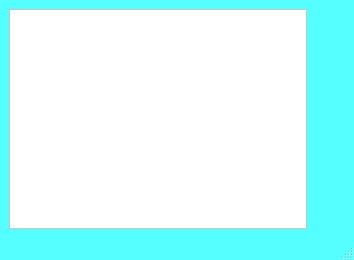
<?xml version="1.0" encoding="UTF-8"?>
<ui version="4.0">
 <class>ModificarEditar_Cuenta</class>
 <widget class="QMainWindow" name="ModificarEditar_Cuenta">
  <property name="geometry">
   <rect>
    <x>0</x>
    <y>0</y>
    <width>354</width>
    <height>260</height>
   </rect>
  </property>
  <property name="minimumSize">
   <size>
    <width>300</width>
    <height>260</height>
   </size>
  </property>
  <property name="maximumSize">
   <size>
    <width>800</width>
    <height>600</height>
   </size>
  </property>
  <property name="palette">
   <palette>
    <active>
     <colorrole role="WindowText">
      <brush brushstyle="SolidPattern">
       <color alpha="255">
        <red>0</red>
        <green>0</green>
        <blue>0</blue>
       </color>
      </brush>
     </colorrole>
     <colorrole role="Button">
      <brush brushstyle="SolidPattern">
       <color alpha="255">
        <red>85</red>
        <green>255</green>
        <blue>255</blue>
       </color>
      </brush>
     </colorrole>
     <colorrole role="Light">
      <brush brushstyle="SolidPattern">
       <color alpha="255">
        <red>213</red>
        <green>255</green>
        <blue>255</blue>
       </color>
      </brush>
     </colorrole>
     <colorrole role="Midlight">
      <brush brushstyle="SolidPattern">
       <color alpha="255">
        <red>149</red>
        <green>255</green>
        <blue>255</blue>
       </color>
      </brush>
     </colorrole>
     <colorrole role="Dark">
      <brush brushstyle="SolidPattern">
       <color alpha="255">
        <red>42</red>
        <green>127</green>
        <blue>127</blue>
       </color>
      </brush>
     </colorrole>
     <colorrole role="Mid">
      <brush brushstyle="SolidPattern">
       <color alpha="255">
        <red>56</red>
        <green>170</green>
        <blue>170</blue>
       </color>
      </brush>
     </colorrole>
     <colorrole role="Text">
      <brush brushstyle="SolidPattern">
       <color alpha="255">
        <red>0</red>
        <green>0</green>
        <blue>0</blue>
       </color>
      </brush>
     </colorrole>
     <colorrole role="BrightText">
      <brush brushstyle="SolidPattern">
       <color alpha="255">
        <red>255</red>
        <green>255</green>
        <blue>255</blue>
       </color>
      </brush>
     </colorrole>
     <colorrole role="ButtonText">
      <brush brushstyle="SolidPattern">
       <color alpha="255">
        <red>0</red>
        <green>0</green>
        <blue>0</blue>
       </color>
      </brush>
     </colorrole>
     <colorrole role="Base">
      <brush brushstyle="SolidPattern">
       <color alpha="255">
        <red>255</red>
        <green>255</green>
        <blue>255</blue>
       </color>
      </brush>
     </colorrole>
     <colorrole role="Window">
      <brush brushstyle="SolidPattern">
       <color alpha="255">
        <red>85</red>
        <green>255</green>
        <blue>255</blue>
       </color>
      </brush>
     </colorrole>
     <colorrole role="Shadow">
      <brush brushstyle="SolidPattern">
       <color alpha="255">
        <red>0</red>
        <green>0</green>
        <blue>0</blue>
       </color>
      </brush>
     </colorrole>
     <colorrole role="AlternateBase">
      <brush brushstyle="SolidPattern">
       <color alpha="255">
        <red>170</red>
        <green>255</green>
        <blue>255</blue>
       </color>
      </brush>
     </colorrole>
     <colorrole role="ToolTipBase">
      <brush brushstyle="SolidPattern">
       <color alpha="255">
        <red>255</red>
        <green>255</green>
        <blue>220</blue>
       </color>
      </brush>
     </colorrole>
     <colorrole role="ToolTipText">
      <brush brushstyle="SolidPattern">
       <color alpha="255">
        <red>0</red>
        <green>0</green>
        <blue>0</blue>
       </color>
      </brush>
     </colorrole>
    </active>
    <inactive>
     <colorrole role="WindowText">
      <brush brushstyle="SolidPattern">
       <color alpha="255">
        <red>0</red>
        <green>0</green>
        <blue>0</blue>
       </color>
      </brush>
     </colorrole>
     <colorrole role="Button">
      <brush brushstyle="SolidPattern">
       <color alpha="255">
        <red>85</red>
        <green>255</green>
        <blue>255</blue>
       </color>
      </brush>
     </colorrole>
     <colorrole role="Light">
      <brush brushstyle="SolidPattern">
       <color alpha="255">
        <red>213</red>
        <green>255</green>
        <blue>255</blue>
       </color>
      </brush>
     </colorrole>
     <colorrole role="Midlight">
      <brush brushstyle="SolidPattern">
       <color alpha="255">
        <red>149</red>
        <green>255</green>
        <blue>255</blue>
       </color>
      </brush>
     </colorrole>
     <colorrole role="Dark">
      <brush brushstyle="SolidPattern">
       <color alpha="255">
        <red>42</red>
        <green>127</green>
        <blue>127</blue>
       </color>
      </brush>
     </colorrole>
     <colorrole role="Mid">
      <brush brushstyle="SolidPattern">
       <color alpha="255">
        <red>56</red>
        <green>170</green>
        <blue>170</blue>
       </color>
      </brush>
     </colorrole>
     <colorrole role="Text">
      <brush brushstyle="SolidPattern">
       <color alpha="255">
        <red>0</red>
        <green>0</green>
        <blue>0</blue>
       </color>
      </brush>
     </colorrole>
     <colorrole role="BrightText">
      <brush brushstyle="SolidPattern">
       <color alpha="255">
        <red>255</red>
        <green>255</green>
        <blue>255</blue>
       </color>
      </brush>
     </colorrole>
     <colorrole role="ButtonText">
      <brush brushstyle="SolidPattern">
       <color alpha="255">
        <red>0</red>
        <green>0</green>
        <blue>0</blue>
       </color>
      </brush>
     </colorrole>
     <colorrole role="Base">
      <brush brushstyle="SolidPattern">
       <color alpha="255">
        <red>255</red>
        <green>255</green>
        <blue>255</blue>
       </color>
      </brush>
     </colorrole>
     <colorrole role="Window">
      <brush brushstyle="SolidPattern">
       <color alpha="255">
        <red>85</red>
        <green>255</green>
        <blue>255</blue>
       </color>
      </brush>
     </colorrole>
     <colorrole role="Shadow">
      <brush brushstyle="SolidPattern">
       <color alpha="255">
        <red>0</red>
        <green>0</green>
        <blue>0</blue>
       </color>
      </brush>
     </colorrole>
     <colorrole role="AlternateBase">
      <brush brushstyle="SolidPattern">
       <color alpha="255">
        <red>170</red>
        <green>255</green>
        <blue>255</blue>
       </color>
      </brush>
     </colorrole>
     <colorrole role="ToolTipBase">
      <brush brushstyle="SolidPattern">
       <color alpha="255">
        <red>255</red>
        <green>255</green>
        <blue>220</blue>
       </color>
      </brush>
     </colorrole>
     <colorrole role="ToolTipText">
      <brush brushstyle="SolidPattern">
       <color alpha="255">
        <red>0</red>
        <green>0</green>
        <blue>0</blue>
       </color>
      </brush>
     </colorrole>
    </inactive>
    <disabled>
     <colorrole role="WindowText">
      <brush brushstyle="SolidPattern">
       <color alpha="255">
        <red>42</red>
        <green>127</green>
        <blue>127</blue>
       </color>
      </brush>
     </colorrole>
     <colorrole role="Button">
      <brush brushstyle="SolidPattern">
       <color alpha="255">
        <red>85</red>
        <green>255</green>
        <blue>255</blue>
       </color>
      </brush>
     </colorrole>
     <colorrole role="Light">
      <brush brushstyle="SolidPattern">
       <color alpha="255">
        <red>213</red>
        <green>255</green>
        <blue>255</blue>
       </color>
      </brush>
     </colorrole>
     <colorrole role="Midlight">
      <brush brushstyle="SolidPattern">
       <color alpha="255">
        <red>149</red>
        <green>255</green>
        <blue>255</blue>
       </color>
      </brush>
     </colorrole>
     <colorrole role="Dark">
      <brush brushstyle="SolidPattern">
       <color alpha="255">
        <red>42</red>
        <green>127</green>
        <blue>127</blue>
       </color>
      </brush>
     </colorrole>
     <colorrole role="Mid">
      <brush brushstyle="SolidPattern">
       <color alpha="255">
        <red>56</red>
        <green>170</green>
        <blue>170</blue>
       </color>
      </brush>
     </colorrole>
     <colorrole role="Text">
      <brush brushstyle="SolidPattern">
       <color alpha="255">
        <red>42</red>
        <green>127</green>
        <blue>127</blue>
       </color>
      </brush>
     </colorrole>
     <colorrole role="BrightText">
      <brush brushstyle="SolidPattern">
       <color alpha="255">
        <red>255</red>
        <green>255</green>
        <blue>255</blue>
       </color>
      </brush>
     </colorrole>
     <colorrole role="ButtonText">
      <brush brushstyle="SolidPattern">
       <color alpha="255">
        <red>42</red>
        <green>127</green>
        <blue>127</blue>
       </color>
      </brush>
     </colorrole>
     <colorrole role="Base">
      <brush brushstyle="SolidPattern">
       <color alpha="255">
        <red>85</red>
        <green>255</green>
        <blue>255</blue>
       </color>
      </brush>
     </colorrole>
     <colorrole role="Window">
      <brush brushstyle="SolidPattern">
       <color alpha="255">
        <red>85</red>
        <green>255</green>
        <blue>255</blue>
       </color>
      </brush>
     </colorrole>
     <colorrole role="Shadow">
      <brush brushstyle="SolidPattern">
       <color alpha="255">
        <red>0</red>
        <green>0</green>
        <blue>0</blue>
       </color>
      </brush>
     </colorrole>
     <colorrole role="AlternateBase">
      <brush brushstyle="SolidPattern">
       <color alpha="255">
        <red>85</red>
        <green>255</green>
        <blue>255</blue>
       </color>
      </brush>
     </colorrole>
     <colorrole role="ToolTipBase">
      <brush brushstyle="SolidPattern">
       <color alpha="255">
        <red>255</red>
        <green>255</green>
        <blue>220</blue>
       </color>
      </brush>
     </colorrole>
     <colorrole role="ToolTipText">
      <brush brushstyle="SolidPattern">
       <color alpha="255">
        <red>0</red>
        <green>0</green>
        <blue>0</blue>
       </color>
      </brush>
     </colorrole>
    </disabled>
   </palette>
  </property>
  <property name="windowTitle">
   <string>Agregar/Modificar Cuenta</string>
  </property>
  <property name="styleSheet">
   <string notr="true"/>
  </property>
  <widget class="QWidget" name="centralwidget">
   <layout class="QHBoxLayout" name="horizontalLayout">
    <item>
     <widget class="QScrollArea" name="scrollArea">
      <property name="palette">
       <palette>
        <active>
         <colorrole role="WindowText">
          <brush brushstyle="SolidPattern">
           <color alpha="255">
            <red>0</red>
            <green>0</green>
            <blue>0</blue>
           </color>
          </brush>
         </colorrole>
         <colorrole role="Button">
          <brush brushstyle="SolidPattern">
           <color alpha="255">
            <red>255</red>
            <green>255</green>
            <blue>255</blue>
           </color>
          </brush>
         </colorrole>
         <colorrole role="Light">
          <brush brushstyle="SolidPattern">
           <color alpha="255">
            <red>255</red>
            <green>255</green>
            <blue>255</blue>
           </color>
          </brush>
         </colorrole>
         <colorrole role="Midlight">
          <brush brushstyle="SolidPattern">
           <color alpha="255">
            <red>255</red>
            <green>255</green>
            <blue>255</blue>
           </color>
          </brush>
         </colorrole>
         <colorrole role="Dark">
          <brush brushstyle="SolidPattern">
           <color alpha="255">
            <red>127</red>
            <green>127</green>
            <blue>127</blue>
           </color>
          </brush>
         </colorrole>
         <colorrole role="Mid">
          <brush brushstyle="SolidPattern">
           <color alpha="255">
            <red>170</red>
            <green>170</green>
            <blue>170</blue>
           </color>
          </brush>
         </colorrole>
         <colorrole role="Text">
          <brush brushstyle="SolidPattern">
           <color alpha="255">
            <red>0</red>
            <green>0</green>
            <blue>0</blue>
           </color>
          </brush>
         </colorrole>
         <colorrole role="BrightText">
          <brush brushstyle="SolidPattern">
           <color alpha="255">
            <red>255</red>
            <green>255</green>
            <blue>255</blue>
           </color>
          </brush>
         </colorrole>
         <colorrole role="ButtonText">
          <brush brushstyle="SolidPattern">
           <color alpha="255">
            <red>0</red>
            <green>0</green>
            <blue>0</blue>
           </color>
          </brush>
         </colorrole>
         <colorrole role="Base">
          <brush brushstyle="SolidPattern">
           <color alpha="255">
            <red>255</red>
            <green>255</green>
            <blue>255</blue>
           </color>
          </brush>
         </colorrole>
         <colorrole role="Window">
          <brush brushstyle="SolidPattern">
           <color alpha="255">
            <red>255</red>
            <green>255</green>
            <blue>255</blue>
           </color>
          </brush>
         </colorrole>
         <colorrole role="Shadow">
          <brush brushstyle="SolidPattern">
           <color alpha="255">
            <red>0</red>
            <green>0</green>
            <blue>0</blue>
           </color>
          </brush>
         </colorrole>
         <colorrole role="AlternateBase">
          <brush brushstyle="SolidPattern">
           <color alpha="255">
            <red>255</red>
            <green>255</green>
            <blue>255</blue>
           </color>
          </brush>
         </colorrole>
         <colorrole role="ToolTipBase">
          <brush brushstyle="SolidPattern">
           <color alpha="255">
            <red>255</red>
            <green>255</green>
            <blue>220</blue>
           </color>
          </brush>
         </colorrole>
         <colorrole role="ToolTipText">
          <brush brushstyle="SolidPattern">
           <color alpha="255">
            <red>0</red>
            <green>0</green>
            <blue>0</blue>
           </color>
          </brush>
         </colorrole>
        </active>
        <inactive>
         <colorrole role="WindowText">
          <brush brushstyle="SolidPattern">
           <color alpha="255">
            <red>0</red>
            <green>0</green>
            <blue>0</blue>
           </color>
          </brush>
         </colorrole>
         <colorrole role="Button">
          <brush brushstyle="SolidPattern">
           <color alpha="255">
            <red>255</red>
            <green>255</green>
            <blue>255</blue>
           </color>
          </brush>
         </colorrole>
         <colorrole role="Light">
          <brush brushstyle="SolidPattern">
           <color alpha="255">
            <red>255</red>
            <green>255</green>
            <blue>255</blue>
           </color>
          </brush>
         </colorrole>
         <colorrole role="Midlight">
          <brush brushstyle="SolidPattern">
           <color alpha="255">
            <red>255</red>
            <green>255</green>
            <blue>255</blue>
           </color>
          </brush>
         </colorrole>
         <colorrole role="Dark">
          <brush brushstyle="SolidPattern">
           <color alpha="255">
            <red>127</red>
            <green>127</green>
            <blue>127</blue>
           </color>
          </brush>
         </colorrole>
         <colorrole role="Mid">
          <brush brushstyle="SolidPattern">
           <color alpha="255">
            <red>170</red>
            <green>170</green>
            <blue>170</blue>
           </color>
          </brush>
         </colorrole>
         <colorrole role="Text">
          <brush brushstyle="SolidPattern">
           <color alpha="255">
            <red>0</red>
            <green>0</green>
            <blue>0</blue>
           </color>
          </brush>
         </colorrole>
         <colorrole role="BrightText">
          <brush brushstyle="SolidPattern">
           <color alpha="255">
            <red>255</red>
            <green>255</green>
            <blue>255</blue>
           </color>
          </brush>
         </colorrole>
         <colorrole role="ButtonText">
          <brush brushstyle="SolidPattern">
           <color alpha="255">
            <red>0</red>
            <green>0</green>
            <blue>0</blue>
           </color>
          </brush>
         </colorrole>
         <colorrole role="Base">
          <brush brushstyle="SolidPattern">
           <color alpha="255">
            <red>255</red>
            <green>255</green>
            <blue>255</blue>
           </color>
          </brush>
         </colorrole>
         <colorrole role="Window">
          <brush brushstyle="SolidPattern">
           <color alpha="255">
            <red>255</red>
            <green>255</green>
            <blue>255</blue>
           </color>
          </brush>
         </colorrole>
         <colorrole role="Shadow">
          <brush brushstyle="SolidPattern">
           <color alpha="255">
            <red>0</red>
            <green>0</green>
            <blue>0</blue>
           </color>
          </brush>
         </colorrole>
         <colorrole role="AlternateBase">
          <brush brushstyle="SolidPattern">
           <color alpha="255">
            <red>255</red>
            <green>255</green>
            <blue>255</blue>
           </color>
          </brush>
         </colorrole>
         <colorrole role="ToolTipBase">
          <brush brushstyle="SolidPattern">
           <color alpha="255">
            <red>255</red>
            <green>255</green>
            <blue>220</blue>
           </color>
          </brush>
         </colorrole>
         <colorrole role="ToolTipText">
          <brush brushstyle="SolidPattern">
           <color alpha="255">
            <red>0</red>
            <green>0</green>
            <blue>0</blue>
           </color>
          </brush>
         </colorrole>
        </inactive>
        <disabled>
         <colorrole role="WindowText">
          <brush brushstyle="SolidPattern">
           <color alpha="255">
            <red>127</red>
            <green>127</green>
            <blue>127</blue>
           </color>
          </brush>
         </colorrole>
         <colorrole role="Button">
          <brush brushstyle="SolidPattern">
           <color alpha="255">
            <red>255</red>
            <green>255</green>
            <blue>255</blue>
           </color>
          </brush>
         </colorrole>
         <colorrole role="Light">
          <brush brushstyle="SolidPattern">
           <color alpha="255">
            <red>255</red>
            <green>255</green>
            <blue>255</blue>
           </color>
          </brush>
         </colorrole>
         <colorrole role="Midlight">
          <brush brushstyle="SolidPattern">
           <color alpha="255">
            <red>255</red>
            <green>255</green>
            <blue>255</blue>
           </color>
          </brush>
         </colorrole>
         <colorrole role="Dark">
          <brush brushstyle="SolidPattern">
           <color alpha="255">
            <red>127</red>
            <green>127</green>
            <blue>127</blue>
           </color>
          </brush>
         </colorrole>
         <colorrole role="Mid">
          <brush brushstyle="SolidPattern">
           <color alpha="255">
            <red>170</red>
            <green>170</green>
            <blue>170</blue>
           </color>
          </brush>
         </colorrole>
         <colorrole role="Text">
          <brush brushstyle="SolidPattern">
           <color alpha="255">
            <red>127</red>
            <green>127</green>
            <blue>127</blue>
           </color>
          </brush>
         </colorrole>
         <colorrole role="BrightText">
          <brush brushstyle="SolidPattern">
           <color alpha="255">
            <red>255</red>
            <green>255</green>
            <blue>255</blue>
           </color>
          </brush>
         </colorrole>
         <colorrole role="ButtonText">
          <brush brushstyle="SolidPattern">
           <color alpha="255">
            <red>127</red>
            <green>127</green>
            <blue>127</blue>
           </color>
          </brush>
         </colorrole>
         <colorrole role="Base">
          <brush brushstyle="SolidPattern">
           <color alpha="255">
            <red>255</red>
            <green>255</green>
            <blue>255</blue>
           </color>
          </brush>
         </colorrole>
         <colorrole role="Window">
          <brush brushstyle="SolidPattern">
           <color alpha="255">
            <red>255</red>
            <green>255</green>
            <blue>255</blue>
           </color>
          </brush>
         </colorrole>
         <colorrole role="Shadow">
          <brush brushstyle="SolidPattern">
           <color alpha="255">
            <red>0</red>
            <green>0</green>
            <blue>0</blue>
           </color>
          </brush>
         </colorrole>
         <colorrole role="AlternateBase">
          <brush brushstyle="SolidPattern">
           <color alpha="255">
            <red>255</red>
            <green>255</green>
            <blue>255</blue>
           </color>
          </brush>
         </colorrole>
         <colorrole role="ToolTipBase">
          <brush brushstyle="SolidPattern">
           <color alpha="255">
            <red>255</red>
            <green>255</green>
            <blue>220</blue>
           </color>
          </brush>
         </colorrole>
         <colorrole role="ToolTipText">
          <brush brushstyle="SolidPattern">
           <color alpha="255">
            <red>0</red>
            <green>0</green>
            <blue>0</blue>
           </color>
          </brush>
         </colorrole>
        </disabled>
       </palette>
      </property>
      <property name="widgetResizable">
       <bool>true</bool>
      </property>
      <widget class="QWidget" name="scrollAreaWidgetContents">
       <property name="geometry">
        <rect>
         <x>0</x>
         <y>0</y>
         <width>277</width>
         <height>220</height>
        </rect>
       </property>
       <layout class="QFormLayout" name="formLayout_2">
        <item row="0" column="0">
         <layout class="QFormLayout" name="formLayout"/>
        </item>
       </layout>
      </widget>
     </widget>
    </item>
    <item>
     <layout class="QVBoxLayout" name="verticalLayout_2">
      <item>
       <widget class="QPushButton" name="Boton_Agregar">
        <property name="cursor">
         <cursorShape>PointingHandCursor</cursorShape>
        </property>
        <property name="styleSheet">
         <string notr="true">QPushButton{
	background-color: rgb(85, 255, 255);
	border: 1px rgb(65, 235, 235);
	padding-top: 5px;
	border-color: rgb(65, 235, 235);	

	border-radius: 10px
	
	
}
QPushButton:hover{
	background-color: rgb(125, 255, 255);
	border -left: 1px solid rgb(110,144,76);
	border -right: 1px solid rgb(110,144,76);
	border -bottom: 5px solid rgb(110,144,76);	
 	border-radius: 10px
}
QPushButton:pressed{
	background-color: rgb(65, 245, 245);
	padding-top: -5px;
	border -left: 1px solid rgb(110,144,76);
	border -right: 1px solid rgb(110,144,76);
	border -top: 5px solid rgb(110,144,76);	
	border -bottom:none;
	border-radius: 10px
} 
</string>
        </property>
        <property name="text">
         <string/>
        </property>
        <property name="icon">
         <iconset>
          <normaloff>../recursos/add_plataforma.png</normaloff>../recursos/add_plataforma.png</iconset>
        </property>
        <property name="iconSize">
         <size>
          <width>45</width>
          <height>45</height>
         </size>
        </property>
       </widget>
      </item>
      <item>
       <widget class="QPushButton" name="Boton_Eliminar">
        <property name="cursor">
         <cursorShape>PointingHandCursor</cursorShape>
        </property>
        <property name="styleSheet">
         <string notr="true">QPushButton{
	background-color: rgb(85, 255, 255);
	border: 1px rgb(65, 235, 235);
	padding-top: 5px;
	border-color: rgb(65, 235, 235);	

	border-radius: 10px
	
	
}
QPushButton:hover{
	background-color: rgb(125, 255, 255);
	border -left: 1px solid rgb(110,144,76);
	border -right: 1px solid rgb(110,144,76);
	border -bottom: 5px solid rgb(110,144,76);	
 	border-radius: 10px
}
QPushButton:pressed{
	background-color: rgb(65, 245, 245);
	padding-top: -5px;
	border -left: 1px solid rgb(110,144,76);
	border -right: 1px solid rgb(110,144,76);
	border -top: 5px solid rgb(110,144,76);	
	border -bottom:none;
	border-radius: 10px
} 
</string>
        </property>
        <property name="text">
         <string/>
        </property>
        <property name="icon">
         <iconset>
          <normaloff>../recursos/delete_icon.png</normaloff>../recursos/delete_icon.png</iconset>
        </property>
        <property name="iconSize">
         <size>
          <width>45</width>
          <height>45</height>
         </size>
        </property>
       </widget>
      </item>
      <item>
       <widget class="QPushButton" name="Boton_Guardar">
        <property name="cursor">
         <cursorShape>PointingHandCursor</cursorShape>
        </property>
        <property name="styleSheet">
         <string notr="true">QPushButton{
	background-color: rgb(85, 255, 255);
	border: 1px rgb(65, 235, 235);
	padding-top: 5px;
	border-color: rgb(65, 235, 235);	

	border-radius: 10px
	
	
}
QPushButton:hover{
	background-color: rgb(125, 255, 255);
	border -left: 1px solid rgb(110,144,76);
	border -right: 1px solid rgb(110,144,76);
	border -bottom: 5px solid rgb(110,144,76);	
 	border-radius: 10px
}
QPushButton:pressed{
	background-color: rgb(65, 245, 245);
	padding-top: -5px;
	border -left: 1px solid rgb(110,144,76);
	border -right: 1px solid rgb(110,144,76);
	border -top: 5px solid rgb(110,144,76);	
	border -bottom:none;
	border-radius: 10px
} 
</string>
        </property>
        <property name="text">
         <string/>
        </property>
        <property name="icon">
         <iconset>
          <normaloff>../recursos/guardar.png</normaloff>../recursos/guardar.png</iconset>
        </property>
        <property name="iconSize">
         <size>
          <width>45</width>
          <height>45</height>
         </size>
        </property>
       </widget>
      </item>
      <item>
       <widget class="QPushButton" name="Boton_Regresar">
        <property name="cursor">
         <cursorShape>PointingHandCursor</cursorShape>
        </property>
        <property name="styleSheet">
         <string notr="true">QPushButton{
	background-color: rgb(85, 255, 255);
	border: 1px rgb(65, 235, 235);
	padding-top: 5px;
	border-color: rgb(65, 235, 235);	

	border-radius: 10px
	
	
}
QPushButton:hover{
	background-color: rgb(125, 255, 255);
	border -left: 1px solid rgb(110,144,76);
	border -right: 1px solid rgb(110,144,76);
	border -bottom: 5px solid rgb(110,144,76);	
 	border-radius: 10px
}
QPushButton:pressed{
	background-color: rgb(65, 245, 245);
	padding-top: -5px;
	border -left: 1px solid rgb(110,144,76);
	border -right: 1px solid rgb(110,144,76);
	border -top: 5px solid rgb(110,144,76);	
	border -bottom:none;
	border-radius: 10px
} 
</string>
        </property>
        <property name="text">
         <string/>
        </property>
        <property name="icon">
         <iconset>
          <normaloff>../recursos/regresar.png</normaloff>../recursos/regresar.png</iconset>
        </property>
        <property name="iconSize">
         <size>
          <width>45</width>
          <height>45</height>
         </size>
        </property>
       </widget>
      </item>
     </layout>
    </item>
   </layout>
  </widget>
  <widget class="QStatusBar" name="statusbar"/>
 </widget>
 <resources/>
 <connections/>
</ui>
